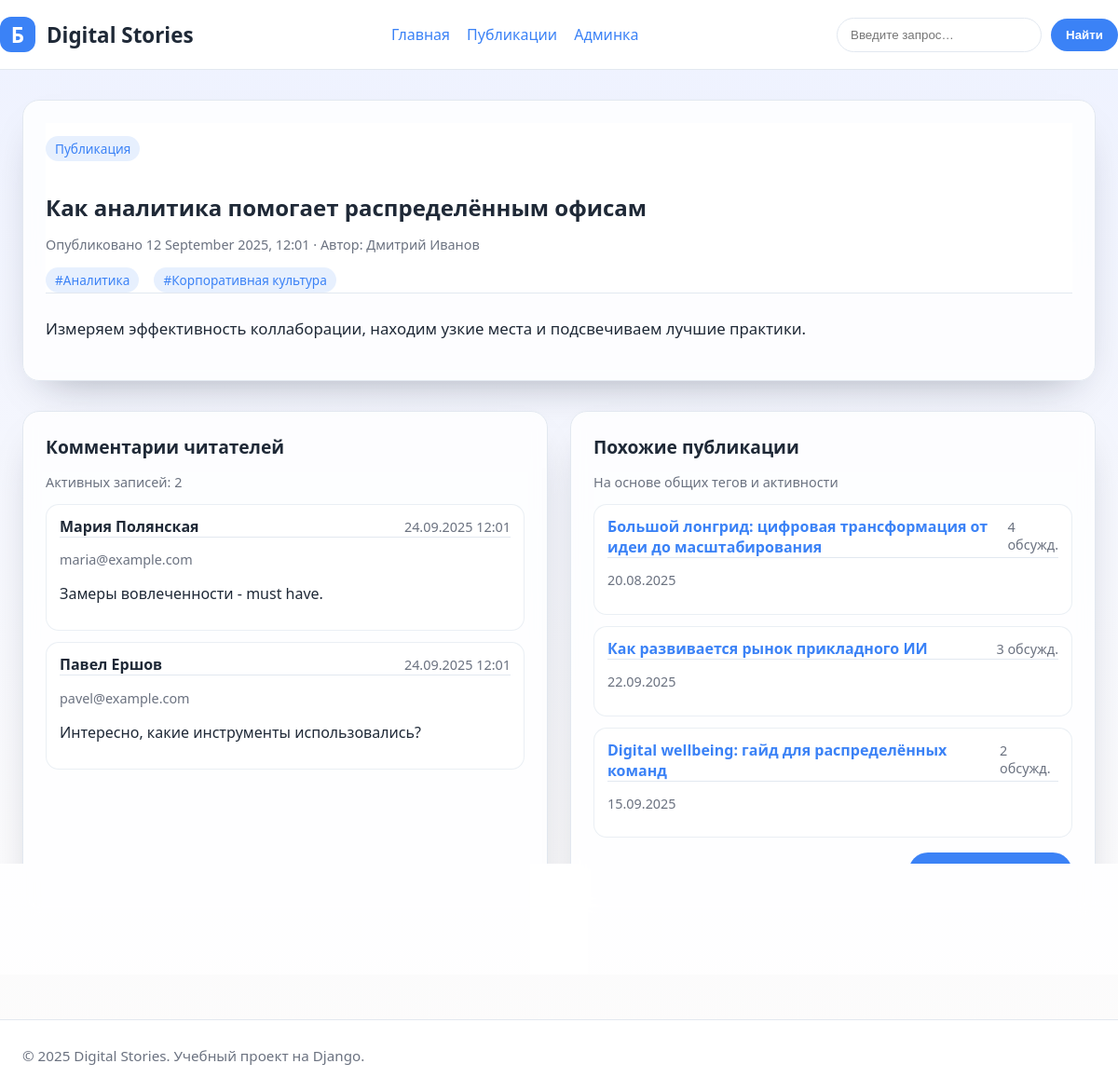
The page /2025/9/12/remote-work-analytics/ on the database its author committed.
### blog/models.py (models this page shows, shortened)
class Post(models.Model):
    Status = PostStatus
    title = models.CharField('Заголовок', max_length=250)
    slug = models.SlugField('URL-метка', max_length=250, unique_for_date='publish')
    author = models.ForeignKey(
        User,
        on_delete=models.CASCADE,
        related_name='blog_posts',
        verbose_name='Автор',
    )
    body = models.TextField('Содержимое')
    publish = models.DateTimeField('Дата публикации', default=timezone.now)
    created = models.DateTimeField('Создано', auto_now_add=True)
    updated = models.DateTimeField('Обновлено', auto_now=True)
    status = models.CharField(
        'Статус',
        max_length=2,
        choices=Status.choices,
        default=Status.DRAFT,
    )
    tags = models.ManyToManyField(
        Tag,
        verbose_name='Теги',
        related_name='posts',
        blank=True,
    )
    objects = PostManager()
    published = PublishedManager()
    class Meta:
        ordering = ['-publish']
        verbose_name = 'Пост'
        verbose_name_plural = 'Посты'
        indexes = [
            models.Index(fields=['-publish'], name='blog_post_publish_idx'),
        ]
    def get_absolute_url(self):
        return reverse(
            'blog:post_detail',
            args=[self.publish.year, self.publish.month, self.publish.day, self.slug],
        )

class Tag(models.Model):
    name = models.CharField('Название', max_length=50, unique=True)
    slug = models.SlugField('URL-метка', max_length=50, unique=True)
    class Meta:
        ordering = ('name',)
        verbose_name = 'Тег'
        verbose_name_plural = 'Теги'
        indexes = [
            models.Index(fields=('name',), name='blog_tag_name_idx'),
        ]
    objects = TagQuerySet.as_manager()

class Comment(models.Model):
    post = models.ForeignKey(
        Post,
        on_delete=models.CASCADE,
        related_name='comments',
        verbose_name='Пост',
    )
    name = models.CharField('Имя', max_length=80)
    email = models.EmailField('Email')
    body = models.TextField('Комментарий')
    created = models.DateTimeField('Создано', auto_now_add=True)
    updated = models.DateTimeField('Обновлено', auto_now=True)
    active = models.BooleanField('Активен', default=True)
    class Meta:
        ordering = ('-created',)
        verbose_name = 'Комментарий'
        verbose_name_plural = 'Комментарии'
        indexes = [
            models.Index(fields=('created',), name='blog_comment_created_idx'),
            models.Index(fields=('active',), name='blog_comment_active_idx'),
        ]

### blog/views.py (the view)
def post_detail(request, year, month, day, post):
    post = get_object_or_404(
        Post.published.select_related('author').prefetch_related('tags'),
        publish__year=year,
        publish__month=month,
        publish__day=day,
        slug=post,
    )
    comments = (
        post.comments.filter(active=True)
        .select_related('post')
        .order_by('-created')
    )
    related_posts = (
        Post.objects.with_comment_counts()
        .filter(tags__in=post.tags.all())
        .exclude(id=post.id)
        .published()
        .order_by('-comment_count', '-publish')
        .distinct()[:3]
    )
    return render(
        request,
        'blog/post/detail.html',
        {
            'post': post,
            'comments': comments,
            'related_posts': related_posts,
            'search_form': SearchForm(),
        },
    )

### blog/forms.py
class SearchForm(forms.Form):
    q = forms.CharField(
        label='Поиск по публикациям',
        max_length=100,
        required=False,
        widget=forms.TextInput(
            attrs={
                'placeholder': 'Введите запрос…',
                'class': 'search-input',
            }
        ),
    )

### blog/models.py (called while the page is built)
    def published(self):
        return self.filter(status=Post.Status.PUBLISHED)

    def with_comment_counts(self):
        return self.annotate(
            comment_count=Count(
                'comments',
                filter=Q(comments__active=True),
                distinct=True,
            )
        )

    def get_queryset(self):
        return super().get_queryset().published()

### blog/templates/blog/post/detail.html (shortened to what this page needs)
{% extends "blog/base.html" %}
{% block content %}
<article class="card" style="margin-bottom: 32px;">
    <header>
        <p class="tag-pill">Публикация</p>
        <h1 style="margin-bottom: 8px;">{{ post.title }}</h1>
        <p class="meta">Опубликовано {{ post.publish|date:"d E Y, H:i" }} · Автор: {{ post.author.get_full_name|default:post.author.username }}</p>
        <div style="margin-top: 12px; display:flex; gap:8px; flex-wrap:wrap;">
            {% for tag in post.tags.all %}
            <span class="tag-pill">#{{ tag.name }}</span>
            {% empty %}
            <span class="meta">Без тегов</span>
            {% endfor %}
        </div>
    </header>
    <div style="margin-top: 24px; line-height: 1.7; font-size: 1.05rem;">
        {{ post.body|linebreaks }}
    </div>
</article>
<section class="grid two">
    <div class="card">
        <h2>Комментарии читателей</h2>
        <p class="meta">Активных записей: {{ comments|length }}</p>
        <ul class="list-reset">
            {% for comment in comments %}
            <li class="list-item">
                <header>
                    <strong>{{ comment.name }}</strong>
                    <span class="meta">{{ comment.created|date:"d.m.Y H:i" }}</span>
                </header>
                <p class="meta">{{ comment.email }}</p>
                <p>{{ comment.body }}</p>
            </li>
            {% empty %}
            <li class="empty">Ещё никто не оставил комментарий. Будьте первым!</li>
            {% endfor %}
        </ul>
    </div>
    <aside class="card">
        <h2>Похожие публикации</h2>
        <p class="meta">На основе общих тегов и активности</p>
        <ul class="list-reset">
            {% for related in related_posts %}
            <li class="list-item">
                <header>
                    <a href="{{ related.get_absolute_url }}"><strong>{{ related.title }}</strong></a>
                    <span class="meta">{{ related.comment_count|default:0 }} обсужд.</span>
                </header>
                <p class="meta">{{ related.publish|date:"d.m.Y" }}</p>
            </li>
            {% empty %}
            <li class="empty">Пока нет похожих материалов. Загляните в общий список постов.</li>
            {% endfor %}
        </ul>
        <div class="widget-footer">
            <a class="button" href="{% url 'blog:post_list' %}">Открыть каталог</a>
        </div>
    </aside>
</section>
{% endblock %}

### blog/templates/blog/base.html (style rules this page uses)
:root { color-scheme: light dark; --bg-color: #f5f7fb; --text-color: #1f2937; --primary-color: #3b82f6; --secondary-color: #f97316; --card-bg: #ffffffcc; --border-color: #e2e8f0; --muted-color: #6b7280; }
* { box-sizing: border-box; }
body { margin: 0; font-family: 'Segoe UI', Roboto, sans-serif; background: linear-gradient(180deg, #eef2ff 0%, #fdfcfb 100%); color: var(--text-color); min-height: 100vh; }
a { color: var(--primary-color); text-decoration: none; }
header { background: #fff; backdrop-filter: blur(12px); border-bottom: 1px solid var(--border-color); position: sticky; top: 0; z-index: 10; }
.search-input { padding: 10px 14px; border-radius: 999px; border: 1px solid var(--border-color); min-width: 220px; }
.button { display: inline-flex; align-items: center; justify-content: center; padding: 10px 16px; border-radius: 999px; border: none; background: var(--primary-color); color: #fff; font-weight: 600; cursor: pointer; }
.grid { display: grid; gap: 24px; }
.grid.two { grid-template-columns: repeat(auto-fit, minmax(320px, 1fr)); }
.card { padding: 24px; background: var(--card-bg); border-radius: 18px; border: 1px solid var(--border-color); backdrop-filter: blur(8px); box-shadow: 0 20px 45px -25px rgba(15, 23, 42, 0.4); }
.card h2 { margin-top: 0; margin-bottom: 12px; font-size: 1.2rem; }
.meta { color: var(--muted-color); font-size: 0.9rem; }
.list-reset { list-style: none; padding: 0; margin: 0; display: grid; gap: 12px; }
.list-item { padding: 12px 14px; border-radius: 14px; background: rgba(255, 255, 255, 0.6); border: 1px solid rgba(226, 232, 240, 0.7); }
.list-item header { display: flex; justify-content: space-between; gap: 12px; align-items: baseline; }
.tag-pill { display: inline-flex; align-items: center; padding: 4px 10px; border-radius: 999px; background: rgba(59, 130, 246, 0.12); color: var(--primary-color); font-size: 0.85rem; margin-right: 8px; }
.widget-footer { margin-top: 16px; display: flex; justify-content: flex-end; }

### rows shown on the page
Post: title "Как аналитика помогает распределённым офисам", publish "12 September 2025, 12:01", author.get_full_name "Дмитрий Иванов", body "Измеряем эффективность коллаборации, находим узкие места и подсвечиваем лучшие практики."
Tag: name "Аналитика"
Tag: name "Корпоративная культура"
Comment: name "Мария Полянская", created "24.09.2025 12:01", email "maria@example.com", body "Замеры вовлеченности - must have."
Comment: name "Павел Ершов", created "24.09.2025 12:01", email "pavel@example.com", body "Интересно, какие инструменты использовались?"
Post: title "Большой лонгрид: цифровая трансформация от идеи до масштабирования", comment_count "4", publish "20.08.2025"
Post: title "Как развивается рынок прикладного ИИ", comment_count "3", publish "22.09.2025"
Post: title "Digital wellbeing: гайд для распределённых команд", comment_count "2", publish "15.09.2025"

### other values the page prints
{{ comments|length }} "2"
